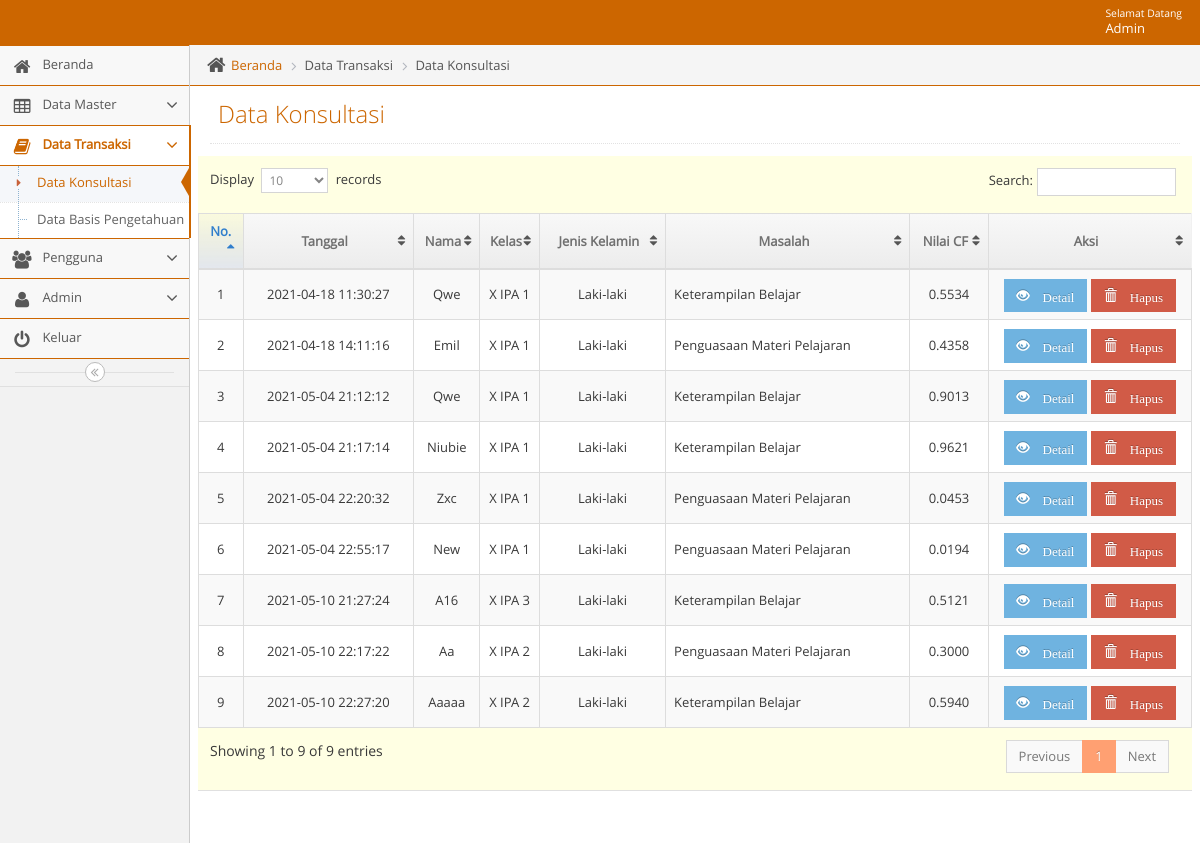
/admin/adminmainapp.php?unit=konsultasi_unit&act=datagrid (signed in), run on an earlier commit of the app's database.
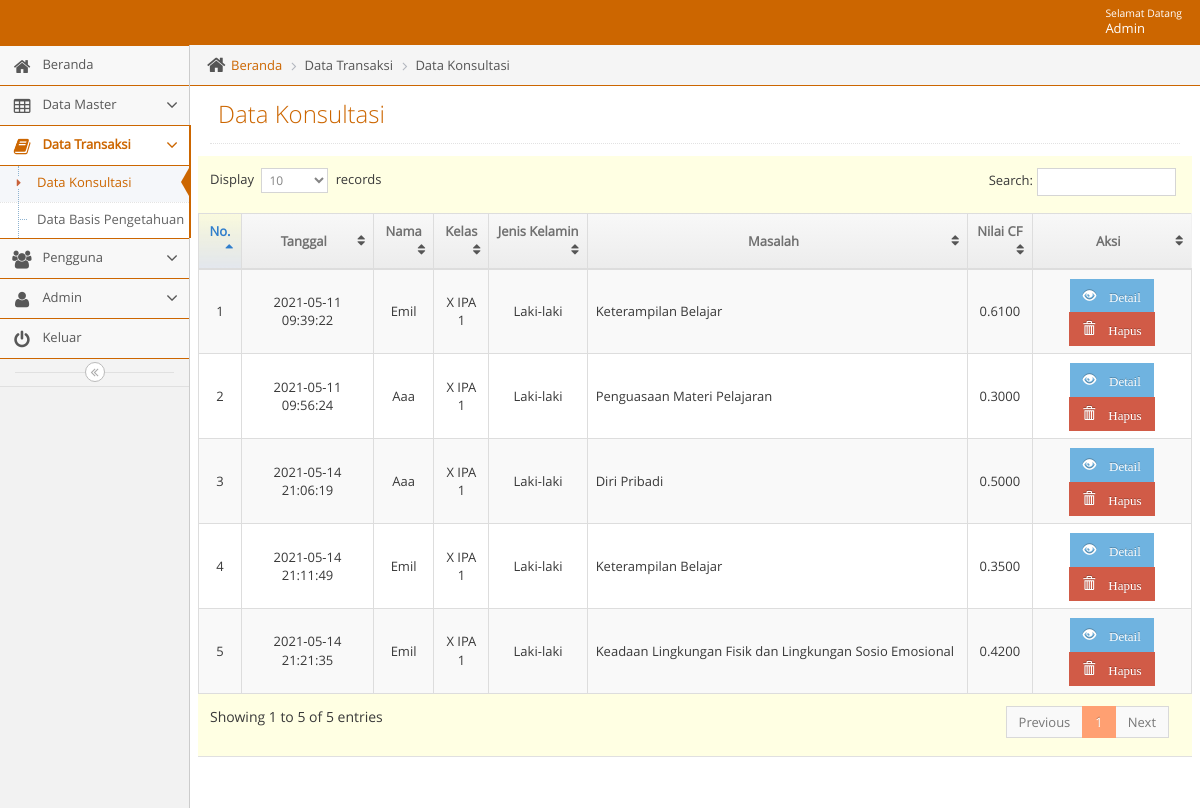
And on a later commit of the database.
### tables this page shows
CREATE TABLE `t_hasil` (
  `kode_hasil` int(11) NOT NULL,
  `bidang_masalah` text NOT NULL,
  `item_masalah` text NOT NULL,
  `nilai_cf` varchar(16) NOT NULL,
  `tanggal` datetime NOT NULL,
  `hasil_id` varchar(11) NOT NULL,
  `kode_siswa` varchar(11) NOT NULL
);

CREATE TABLE `t_siswa` (
  `id_siswa` int(11) NOT NULL,
  `nama_siswa` varchar(100) NOT NULL,
  `jenis_kelamin` enum('Laki-laki','Perempuan') NOT NULL,
  `kelas` varchar(10) NOT NULL,
  `kode_siswa` varchar(11) NOT NULL
);

CREATE TABLE `t_bidang_masalah` (
  `id_bidang_masalah` int(11) NOT NULL,
  `kode_bidang_masalah` varchar(5) NOT NULL,
  `nama_bidang_masalah` varchar(100) NOT NULL,
  `detail_bidang_masalah` varchar(500) NOT NULL,
  `layanan` varchar(1000) NOT NULL
);

### admin/unit/konsultasi_unit.php (the view, shortened to what this page needs)
<?php
$act = $_GET['act'];
switch($act){
    case "datagrid":
        ?>
<?php
include("../admin/leftbar.php");
?>
<div class="main-content">
  <div class="main-content-inner">
    <div class="breadcrumbs ace-save-state" id="breadcrumbs">
      <ul class="breadcrumb">
        <li>
          <i class="ace-icon fa fa-home home-icon"></i>
          <a href="adminmainapp.php?unit=dashboard">Beranda</a>
        </li>
        <li>Data Transaksi</li>
        <li>Data Konsultasi</li>
      </ul>
    </div>
    <div class="page-content">
      <div class="page-header">
        <h1>Data Konsultasi</h1>
      </div>
      <div class="row">
        <div class="col-xs-12">
          <div class="row">
            <div class="box box-primary">
              <div class="box-body table-responsive padding">
                <table id="datatable" class="table table-striped table-bordered table-hover">
                  <thead>
                    <tr>
                      <th style="text-align: center">No.</th>
                      <th style="text-align: center">Tanggal</th>
                      <th style="text-align: center">Nama</th>
                      <th style="text-align: center">Kelas</th>
                      <th style="text-align: center">Jenis Kelamin</th>
                      <th style="text-align: center">Masalah</th>
                      <th style="text-align: center">Nilai CF</th>
                      <th style="text-align: center">Aksi</th>
                    </tr>
                  </thead>
                  <tbody>
                    <?php $no=1;
                          $qdatagrid ="  SELECT
                            t_hasil.kode_hasil, t_hasil.tanggal, t_hasil.nilai_cf, t_hasil.hasil_id,
                            t_bidang_masalah.kode_bidang_masalah, t_bidang_masalah.nama_bidang_masalah,
                            t_siswa.kode_siswa, t_siswa.nama_siswa, t_siswa.kelas, t_siswa.jenis_kelamin
                            FROM
                              t_hasil
                            JOIN t_bidang_masalah ON t_hasil.hasil_id = t_bidang_masalah.kode_bidang_masalah
									          JOIN t_siswa ON t_hasil.kode_siswa = t_siswa.kode_siswa";
                            $rdatagrid = mysqli_query($mysqli, $qdatagrid);
                            while($ddatagrid=mysqli_fetch_assoc($rdatagrid)) {
                                echo "
                                <tr >
                                     <td style= text-align:center;vertical-align:middle >$no</td>
                                     <td style= text-align:center;vertical-align:middle>$ddatagrid[tanggal]</td>
                                     <td style= text-align:center;vertical-align:middle>".ucwords("$ddatagrid[nama_siswa]")."</td>
                                     <td style= text-align:center;vertical-align:middle>$ddatagrid[kelas]</td>
                                     <td style= text-align:center;vertical-align:middle>$ddatagrid[jenis_kelamin]</td>
                                     <td style= text-align:left;vertical-align:middle>$ddatagrid[nama_bidang_masalah]</td>
                                     <td style= text-align:center;vertical-align:middle>$ddatagrid[nilai_cf]</td>
                                     <td style=text-align:center;vertical-align:middle>
                                         <a href=?unit=konsultasi_unit&act=detail&kode_hasil=$ddatagrid[kode_hasil] class='btn btn-sm btn-info glyphicon glyphicon-eye-open' > Detail</a>
                                         <a href=?unit=konsultasi_unit&act=delete&kode_hasil=$ddatagrid[kode_hasil] class='btn btn-sm btn-danger glyphicon glyphicon-trash' onclick='return confirm(\"Yakin Akan Menghapus Data?\")'> Hapus</a>
                                     </td>
                                </tr>
                                ";
                                $no++;
                             }
                             ?>
                  </tbody>
                </table>
              </div>
            </div>
          </div>
        </div>
      </div>
    </div>
  </div>
</div>
<?php
            include("../admin/footer.php");
            ?>
</body>
</html>
<?php
        break;
            ?>
<?php
}

### admin/head.php (shortened to what this page needs)
<?php error_reporting(0);
$page=$_REQUEST['unit'];
$act1=$_REQUEST['act'];
$active='class="active"';
$open='class="active open"';
?>
<!DOCTYPE html>
<html lang="en">
    <head>
        <link rel="stylesheet" href="../css/backend/css/bootstrap.min.css" />
        <link rel="stylesheet" href="../css/backend/font-awesome/4.5.0/css/font-awesome.min.css" />
        <link rel="stylesheet" href="../css/backend/css/ace.min.css" class="ace-main-stylesheet" id="main-ace-style" />
        <link rel="stylesheet" href="../css/backend/css/ace-skins.min.css" />
        <link rel="stylesheet" href="../css/backend/css/ace-rtl.min.css" />
		<link rel='stylesheet prefetch' href='../css/tentang/style.css'>
    </head>

### admin/navbar.php (shortened to what this page needs)
<body class="no-skin">
        <?php
        require_once '../lib/koneksi.php';
        if ($_SESSION['status'] == 'Admin') {
          $qupdate = "SELECT * FROM  t_admin WHERE nama_pengguna = '".$_SESSION['nm_pengguna']."'";
         $rupdate = mysqli_query($mysqli, $qupdate);
         $dupdate = mysqli_fetch_assoc($rupdate);
        }
        else {
          $qupdate = "SELECT * FROM  t_user WHERE nama_pengguna = '".$_SESSION['nm_pengguna']."'";
          $rupdate = mysqli_query($mysqli, $qupdate);
          $dupdate = mysqli_fetch_assoc($rupdate);
        }
        ?>
        <div id="navbar" class="navbar navbar-default ace-save-state">
          <div class="navbar-container ace-save-state" id="navbar-container">
            <div class="navbar-buttons navbar-header pull-right" role="navigation">
              <ul class="nav ace-nav">
                <li class="light-blue dropdown-modal">
                  <a data-toggle="dropdown" href="#" class="dropdown-toggle">
                    <span class="user-info"><small>Selamat Datang</small>  <?php echo ucwords($dupdate['nama']); ?></span>
                  </a>
                </li>
              </ul>
            </div>
        </div>
    </div>

### admin/adminmainapp.php
<?php
   include("../admin/head.php");
?>
<?php
   include("../admin/navbar.php");
?>
<div class="main-container ace-save-state" id="main-container">
<?php
    require_once('content.php');
?>

### admin/content.php (shortened to what this page needs)
<?php
$unit = $_GET['unit'];
if($unit == "produk_unit") {
    require_once 'unit/produk_unit.php';
}
else if($unit == "dashboard") {
    require_once 'unit/dashboard.php';
}
else if($unit == "tentangbidangmasalah_unit") {
    require_once 'unit/tentangbidangmasalah_unit.php';
}
else if($unit == "p_dashboard") {
    require_once 'unit/p_dashboard.php';
}
else if($unit == "p_bidang_masalah_unit") {
    require_once 'unit/p_bidang_masalah_unit.php';
}
else if($unit == "p_cf_unit") {
    require_once 'unit/p_cf_unit.php';
}
else if($unit == "bidang_masalah_unit") {
    require_once 'unit/bidang_masalah_unit.php';
}
else if($unit == "item_masalah_unit") {
    require_once 'unit/item_masalah_unit.php';
}
else if($unit == "dbp_unit") {
    require_once 'unit/dbp_unit.php';
}
else if($unit == "admin_unit") {
    require_once 'unit/admin_unit.php';
}
else if($unit == "pengguna_unit") {
    require_once 'unit/pengguna_unit.php';
}
else if($unit == "konsultasi_unit") {
    require_once 'unit/konsultasi_unit.php';
}
else if($unit == "p_item_masalah_unit") {
    require_once 'unit/p_item_masalah_unit.php';
}

### admin/leftbar.php (shortened to what this page needs)
<div id="sidebar" class="sidebar responsive ace-save-state">
  <ul class="nav nav-list" >
      <?php
                                  if ($_SESSION['status'] == "Admin"){
                                    ?>
    <li <?php if ($page=='dashboard') {echo $active;}?>>
        <a href="adminmainapp.php?unit=dashboard">
        <i class="menu-icon fa fa-home"></i>
        <span class="menu-text"> Beranda </span>
      </a>
    </li>
    <li  <?php if ($page=='bidang_masalah_unit' or $page=='item_masalah_unit' or $page=='tentangbidangmasalah_unit') {echo $open;}?>>
      <a href="#" class="dropdown-toggle">
        <i class="menu-icon fa fa-table"></i>
        <span class="menu-text"> Data Master </span>
        <b class="arrow fa fa-angle-down"></b>
      </a>
    </li>
    <li  <?php if ($page=='dbp_unit' or $page=='konsultasi_unit') {echo $open;}?>>
      <a href="#" class="dropdown-toggle">
        <i class="menu-icon fa fa-book"></i>
        <span class="menu-text"> Data Transaksi </span>
        <b class="arrow fa fa-angle-down"></b>
      </a>
      <ul class="submenu">
          <li <?php if ($page=='konsultasi_unit' && $act1=='datagrid') {echo $active;}?>>
            <a href="adminmainapp.php?unit=konsultasi_unit&act=datagrid"><i class="menu-icon fa fa-caret-right"></i>Data Konsultasi</a>
          </li>
          <li <?php if ($page=='dbp_unit' && $act1=='datagrid') {echo $active;}?>>
            <a href="adminmainapp.php?unit=dbp_unit&act=datagrid"><i class="menu-icon fa fa-caret-right"></i>Data Basis Pengetahuan</a>
          </li>
      </ul>
    </li>
    <li <?php if ($page=='pengguna_unit') {echo $open;}?>>
      <a href="#" class="dropdown-toggle">
        <i class="menu-icon fa fa-users"></i>
        <span class="menu-text"> Pengguna </span>
        <b class="arrow fa fa-angle-down"></b>
      </a>
    </li>
    <li <?php if ($page=='admin_unit') {echo $open;}?>>
      <a href="#" class="dropdown-toggle">
        <i class="menu-icon fa fa-user"></i>
        <span class="menu-text"> Admin </span>
        <b class="arrow fa fa-angle-down"></b>
      </a>
    </li>
     <?php
                                }
                                ?>
    <li>
        <a href="logout.php">
        <i class="menu-icon fa fa-power-off"></i>
        <span class="menu-text"> Keluar </span>
      </a>
    </li>
  </ul>
  <div class="sidebar-toggle sidebar-collapse" id="sidebar-collapse">
    <i id="sidebar-toggle-icon" class="ace-icon fa fa-angle-double-left ace-save-state" data-icon1="ace-icon fa fa-angle-double-left" data-icon2="ace-icon fa fa-angle-double-right"></i>
  </div>
</div>

### admin/footer.php (shortened to what this page needs)
  <div class="space-20"></div>
</div>

### css/tentang/style.css (style rules this page uses)
html { font-family:sans-serif; -ms-text-size-adjust:100%; -webkit-text-size-adjust:100% }
body { margin:0 }
a { background-color:transparent }
b,strong { font-weight:700 }
h1 { font-size:2em; margin:.67em 0 }
small { font-size:80% }
table { border-collapse:collapse; border-spacing:0 }
td,th { padding:0 }
.border-box,article,body,code,dd,div,dl,dt,fieldset,footer,form,header,html,input[type=email],input[type=password],input[type=tel],input[type=text],input[type=url],li,main,ol,p,pre,section,textarea,ul { box-sizing:border-box }

What changed in the data, as far as the page shows it:
removed t_hasil: tanggal "2021-04-18 11:30:27", t_siswa.nama_siswa "Qwe", t_siswa.kelas "X IPA 1", t_siswa.jenis_kelamin "Laki-laki", t_bidang_masalah.nama_bidang_masalah "Keterampilan Belajar", nilai_cf "0.5534"
removed t_hasil: tanggal "2021-04-18 14:11:16", t_siswa.nama_siswa "Emil", t_siswa.kelas "X IPA 1", t_siswa.jenis_kelamin "Laki-laki", t_bidang_masalah.nama_bidang_masalah "Penguasaan Materi Pelajaran", nilai_cf "0.4358"
removed t_hasil: tanggal "2021-05-04 21:12:12", t_siswa.nama_siswa "Qwe", t_siswa.kelas "X IPA 1", t_siswa.jenis_kelamin "Laki-laki", t_bidang_masalah.nama_bidang_masalah "Keterampilan Belajar", nilai_cf "0.9013"
removed t_hasil: tanggal "2021-05-04 21:17:14", t_siswa.nama_siswa "Niubie", t_siswa.kelas "X IPA 1", t_siswa.jenis_kelamin "Laki-laki", t_bidang_masalah.nama_bidang_masalah "Keterampilan Belajar", nilai_cf "0.9621"
removed t_hasil: tanggal "2021-05-04 22:20:32", t_siswa.nama_siswa "Zxc", t_siswa.kelas "X IPA 1", t_siswa.jenis_kelamin "Laki-laki", t_bidang_masalah.nama_bidang_masalah "Penguasaan Materi Pelajaran", nilai_cf "0.0453"
removed t_hasil: tanggal "2021-05-04 22:55:17", t_siswa.nama_siswa "New", t_siswa.kelas "X IPA 1", t_siswa.jenis_kelamin "Laki-laki", t_bidang_masalah.nama_bidang_masalah "Penguasaan Materi Pelajaran", nilai_cf "0.0194"
removed t_hasil: tanggal "2021-05-10 21:27:24", t_siswa.nama_siswa "A16", t_siswa.kelas "X IPA 3", t_siswa.jenis_kelamin "Laki-laki", t_bidang_masalah.nama_bidang_masalah "Keterampilan Belajar", nilai_cf "0.5121"
removed t_hasil: tanggal "2021-05-10 22:17:22", t_siswa.nama_siswa "Aa", t_siswa.kelas "X IPA 2", t_siswa.jenis_kelamin "Laki-laki", t_bidang_masalah.nama_bidang_masalah "Penguasaan Materi Pelajaran", nilai_cf "0.3000"
removed t_hasil: tanggal "2021-05-10 22:27:20", t_siswa.nama_siswa "Aaaaa", t_siswa.kelas "X IPA 2", t_siswa.jenis_kelamin "Laki-laki", t_bidang_masalah.nama_bidang_masalah "Keterampilan Belajar", nilai_cf "0.5940"
added t_hasil: tanggal "2021-05-11 09:39:22", t_siswa.nama_siswa "Emil", t_siswa.kelas "X IPA 1", t_siswa.jenis_kelamin "Laki-laki", t_bidang_masalah.nama_bidang_masalah "Keterampilan Belajar", nilai_cf "0.6100"
added t_hasil: tanggal "2021-05-11 09:56:24", t_siswa.nama_siswa "Aaa", t_siswa.kelas "X IPA 1", t_siswa.jenis_kelamin "Laki-laki", t_bidang_masalah.nama_bidang_masalah "Penguasaan Materi Pelajaran", nilai_cf "0.3000"
added t_hasil: tanggal "2021-05-14 21:06:19", t_siswa.nama_siswa "Aaa", t_siswa.kelas "X IPA 1", t_siswa.jenis_kelamin "Laki-laki", t_bidang_masalah.nama_bidang_masalah "Diri Pribadi", nilai_cf "0.5000"
added t_hasil: tanggal "2021-05-14 21:11:49", t_siswa.nama_siswa "Emil", t_siswa.kelas "X IPA 1", t_siswa.jenis_kelamin "Laki-laki", t_bidang_masalah.nama_bidang_masalah "Keterampilan Belajar", nilai_cf "0.3500"
added t_hasil: tanggal "2021-05-14 21:21:35", t_siswa.nama_siswa "Emil", t_siswa.kelas "X IPA 1", t_siswa.jenis_kelamin "Laki-laki", t_bidang_masalah.nama_bidang_masalah "Keadaan Lingkungan Fisik dan Lingkungan Sosio Emosional", nilai_cf "0.4200"
Also different on the page:
text written by a page script: "Display records Search: Showing 1 to 9 of 9 entries Previous 1 Next" → "Display records Search: Showing 1 to 5 of 5 entries Previous 1 Next"
